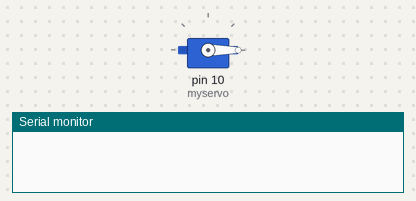
Bench run of a sketch on a simulated Arduino Uno, built with avr-gcc and run on an emulated ATmega328P. Parts: servo, the last lines printed to the serial monitor.

Above: at 0.05 s.
At 0.75 s:
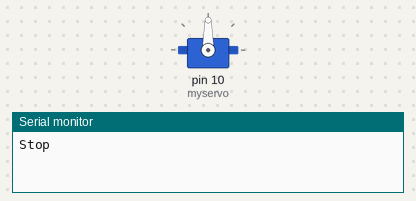
At 1.5 s:
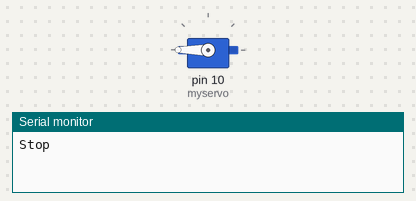
Timing chart, 0 to 3.5 s (numbered marks = the images above):
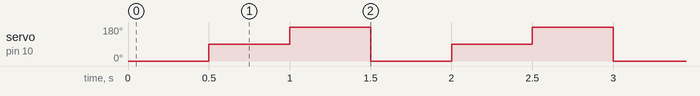

The sketch:

servo_360.ino
```cpp
#include <Servo.h>

Servo myservo;  // create servo object to control a servo

void setup() {
  Serial.begin(9600);
  myservo.attach(10);  // attaches the servo on pin 9 to the servo object
}

void loop() {
  myservo.write(0);
  delay(500);


  Serial.println("Stop");
  myservo.write(90);
  delay(500);

    myservo.write(180);
  delay(500);
}
```

Measured:
- by itself, servo on pin 10 (myservo): repeats every 1.5 s: 180° 0.50 s, 0° 0.50 s, 90° 0.50 s
